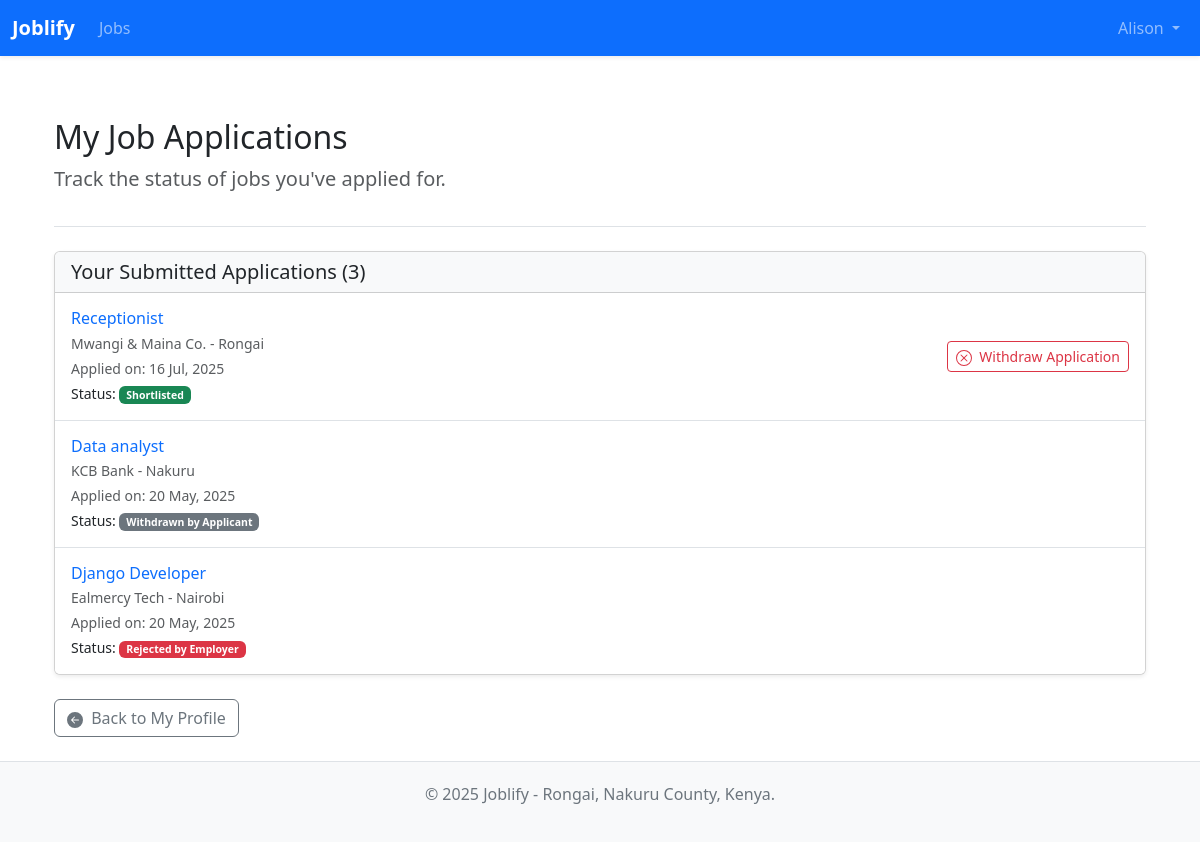
The app's page /profiles/my-applications/ (signed in) with its own data.
### profiles/models.py (models this page shows, shortened)
class JobApplication(models.Model):
    STATUS_CHOICES = [
        ('submitted', 'Submitted'),
        ('viewed', 'Viewed by Employer'),
        ('shortlisted', 'Shortlisted'),
        ('interviewing', 'Interviewing'),
        ('offered', 'Offered'),
        ('rejected_by_employer', 'Rejected by Employer'), # More specific
        ('withdrawn_by_applicant', 'Withdrawn by Applicant'), # If applicant can withdraw
        ('hired', 'Hired'),
    ]
    user_profile = models.ForeignKey(
        UserProfile,
        on_delete=models.CASCADE,
        related_name='applications',
        help_text="The profile of the user who applied."
    )
    job_posting = models.ForeignKey(
        JobPosting,
        on_delete=models.CASCADE,
        related_name='applicants',
        help_text="The job posting for which the user applied."
    )
    application_date = models.DateTimeField(
        auto_now_add=True,
        help_text="The date and time the application was submitted."
    )
    status = models.CharField(
        max_length=30, # Increased length to accommodate longer status keys
        choices=STATUS_CHOICES,
        default='submitted',
        help_text="The current status of the application."
    )
    class Meta:
        verbose_name = "Job Application"
        verbose_name_plural = "Job Applications"
        unique_together = ('user_profile', 'job_posting')
        ordering = ['-application_date'] # Show newest applications first

### jobs/models.py (models this page shows, shortened)
class JobPosting(models.Model):
    JOB_TYPE_CHOICES = [
        ('full-time', 'Full-time'),
        ('part-time', 'Part-time'),
        ('contract', 'Contract'),
        ('internship', 'Internship'),
        ('remote', 'Remote'),
    ]
    EXPERIENCE_LEVEL_CHOICES = [
        ('entry', 'Entry Level'),
        ('junior', 'Junior Level'),
        ('mid', 'Mid Level'),
        ('senior', 'Senior Level'),
        ('lead', 'Lead / Principal'),
    ]
    title = models.CharField(max_length=255)
    company = models.ForeignKey(Company, on_delete=models.CASCADE, related_name='job_postings')
    description = models.TextField()
    responsibilities = models.TextField(blank=True, null=True) # Or break down further
    qualifications = models.TextField(blank=True, null=True) # Or break down further
    location = models.CharField(max_length=150, help_text="e.g., Nairobi, Remote, Nakuru")
    job_type = models.CharField(max_length=20, choices=JOB_TYPE_CHOICES, default='full-time')
    experience_level = models.CharField(max_length=20, choices=EXPERIENCE_LEVEL_CHOICES, blank=True, null=True)
    salary_min = models.DecimalField(max_digits=10, decimal_places=2, blank=True, null=True) # Optional
    salary_max = models.DecimalField(max_digits=10, decimal_places=2, blank=True, null=True) # Optional
    skills_required = models.ManyToManyField('profiles.Skill', blank=True, related_name='job_postings_requiring_skill')
    is_active = models.BooleanField(default=True, help_text="Is this job posting currently active and visible?")
    date_posted = models.DateTimeField(auto_now_add=True)
    application_deadline = models.DateField(blank=True, null=True)
    class Meta:
        ordering = ['-date_posted'] # Show newest jobs first by default

class Company(models.Model):
    name = models.CharField(max_length=255, unique=True)
    description = models.TextField(blank=True, null=True)
    website = models.URLField(blank=True, null=True)
    logo = models.ImageField(upload_to='company_logos/', blank=True, null=True) # Requires Pillow
    location = models.CharField(max_length=150, blank=True, null=True) # e.g., "Nairobi", "Nakuru"
    class Meta:
        verbose_name_plural = "Companies" # Corrects pluralization in admin
        ordering = ['name']

### profiles/views.py (the view)
# urls.py: path('my-applications/', views.my_applications, name='my_applications'),
@login_required
def my_applications(request):
    application_list = JobApplication.objects.filter(user_profile__user=request.user).order_by('-application_date')
    paginator = Paginator(application_list, 10)
    page_number = request.GET.get('page')
    page_obj = paginator.get_page(page_number)
    return render(request, 'profiles/my_applications.html', {'applications': page_obj})

### profiles/templates/profiles/my_applications.html (shortened to what this page needs)
{% extends "jobs/base.html" %}
{% load i18n %}
{% block content %}
<div class="container py-4">
    <header class="mb-4 pb-3 border-bottom">
        <h1 class="h2">{% translate "My Job Applications" %}</h1>
        <p class="lead text-muted">{% translate "Track the status of jobs you've applied for." %}</p>
    </header>
    {% if applications %}
        <div class="card shadow-sm">
            <div class="card-header bg-light">
                <h5 class="mb-0">{% translate "Your Submitted Applications" %} ({{ applications.paginator.count }})</h5>
            </div>
            <div class="list-group list-group-flush">
                {% for application in applications %}
                <div class="list-group-item py-3 px-3">
                    <div class="row align-items-center">
                        <div class="col-md-7 col-lg-8 mb-2 mb-md-0">
                            <h5 class="mb-1 h6">
                                <a href="{% url 'jobs:job_detail' pk=application.job_posting.pk %}" class="text-decoration-none">
                                    {{ application.job_posting.title }}
                                </a>
                            </h5>
                            <p class="mb-1 small text-muted">{{ application.job_posting.company.name }} - {{ application.job_posting.location }}</p>
                            <small class="d-block text-muted">{% translate "Applied on" %}: {{ application.application_date|date:"d M, Y" }}</small>
                            <small class="d-block mt-1">{% translate "Status" %}:
                                <span class="badge
                                    {% if application.status == 'shortlisted' %}bg-success
                                    {% elif application.status == 'rejected_by_employer' %}bg-danger
                                    {% elif application.status == 'interviewing' %}bg-primary
                                    {% elif application.status == 'offered' %}bg-warning text-dark
                                    {% elif application.status == 'hired' %}bg-purple text-white
                                    {% elif application.status == 'viewed' %}bg-info text-dark
                                    {% elif application.status == 'withdrawn_by_applicant' %}bg-secondary
                                    {% else %}bg-secondary
                                    {% endif %}">
                                    {{ application.get_status_display }}
                                </span>
                            </small>
                        </div>
                        <div class="col-md-5 col-lg-4 text-md-end">
                            {% if application.status != 'withdrawn_by_applicant' and application.status != 'hired' and application.status != 'rejected_by_employer' %}
                                <form method="post" action="{% url 'profiles:withdraw_application' application_pk=application.pk %}" class="d-inline-block" onsubmit="return confirm('Are you sure you want to withdraw this application?');">
                                    <button type="submit" class="btn btn-outline-danger btn-sm">
                                        {% translate "Withdraw Application" %}
                                    </button>
                                </form>
                            {% endif %}
                        </div>
                    </div>
                </div>
                {% endfor %}
            </div>
        </div>
    {% endif %}
    <div class="mt-4">
        <a href="{% url 'profiles:profile_detail' %}" class="btn btn-outline-secondary">
            {% translate "Back to My Profile" %}
        </a>
    </div>
</div>
{% endblock %}

### jobs/templates/jobs/base.html (shortened to what this page needs)
<!DOCTYPE html>
<html lang="en">
<head>
    <link href="https://cdn.jsdelivr.net/npm/bootstrap@5.3.2/dist/css/bootstrap.min.css" rel="stylesheet">
</head>
<body>
    <nav class="navbar navbar-expand-lg navbar-dark bg-primary fixed-top shadow-sm">
        <div class="container-fluid">
            <a class="navbar-brand fw-bold" href="{% url 'home' %}">Joblify</a>
            <div class="collapse navbar-collapse" id="navbarNavDropdown">
                <ul class="navbar-nav me-auto mb-2 mb-lg-0">
                    <li class="nav-item">
                        <a class="nav-link {% if request.resolver_match.url_name == 'job_list' %}active{% endif %}" aria-current="page" href="{% url 'jobs:job_list' %}">Jobs</a>
                    </li>
                </ul>
                <ul class="navbar-nav">
                    {% if user.is_authenticated %}
                    <li class="nav-item dropdown">
                        <a class="nav-link dropdown-toggle" href="#" id="navbarUserDropdown" role="button" data-bs-toggle="dropdown" aria-expanded="false">
                            {{ user.username }}
                        </a>
                    </li>
                    {% endif %}
                </ul>
            </div>
        </div>
    </nav>
    <main class="main-content container mt-4">
        {% block content %}
        {% endblock %}
    </main>
    <footer class="mt-auto">
        <p>&copy; {% now "Y" %} Joblify - Rongai, Nakuru County, Kenya.</p>
    </footer>
</body>
</html>

### jobs/templates/jobs/base.html (style rules this page uses)
body { padding-top: 70px; display: flex; flex-direction: column; min-height: 100vh; }
.main-content { flex-grow: 1; }
footer { text-align:center; padding: 20px 0; color: #6c757d; background-color: #f8f9fa; border-top: 1px solid #dee2e6; }

### records on screen
JobApplication: job_posting "Receptionist", job_posting.company.name "Mwangi & Maina Co.", job_posting.location "Rongai", application_date "16 Jul, 2025", status "Shortlisted"
JobApplication: job_posting "Data analyst", job_posting.company.name "KCB Bank", job_posting.location "Nakuru", application_date "20 May, 2025", status "Withdrawn by Applicant"
JobApplication: job_posting "Django Developer", job_posting.company.name "Ealmercy Tech", job_posting.location "Nairobi", application_date "20 May, 2025", status "Rejected by Employer"

### other values on screen
{{ user.username }} "Alison"
{{ applications.paginator.count }} "3"
